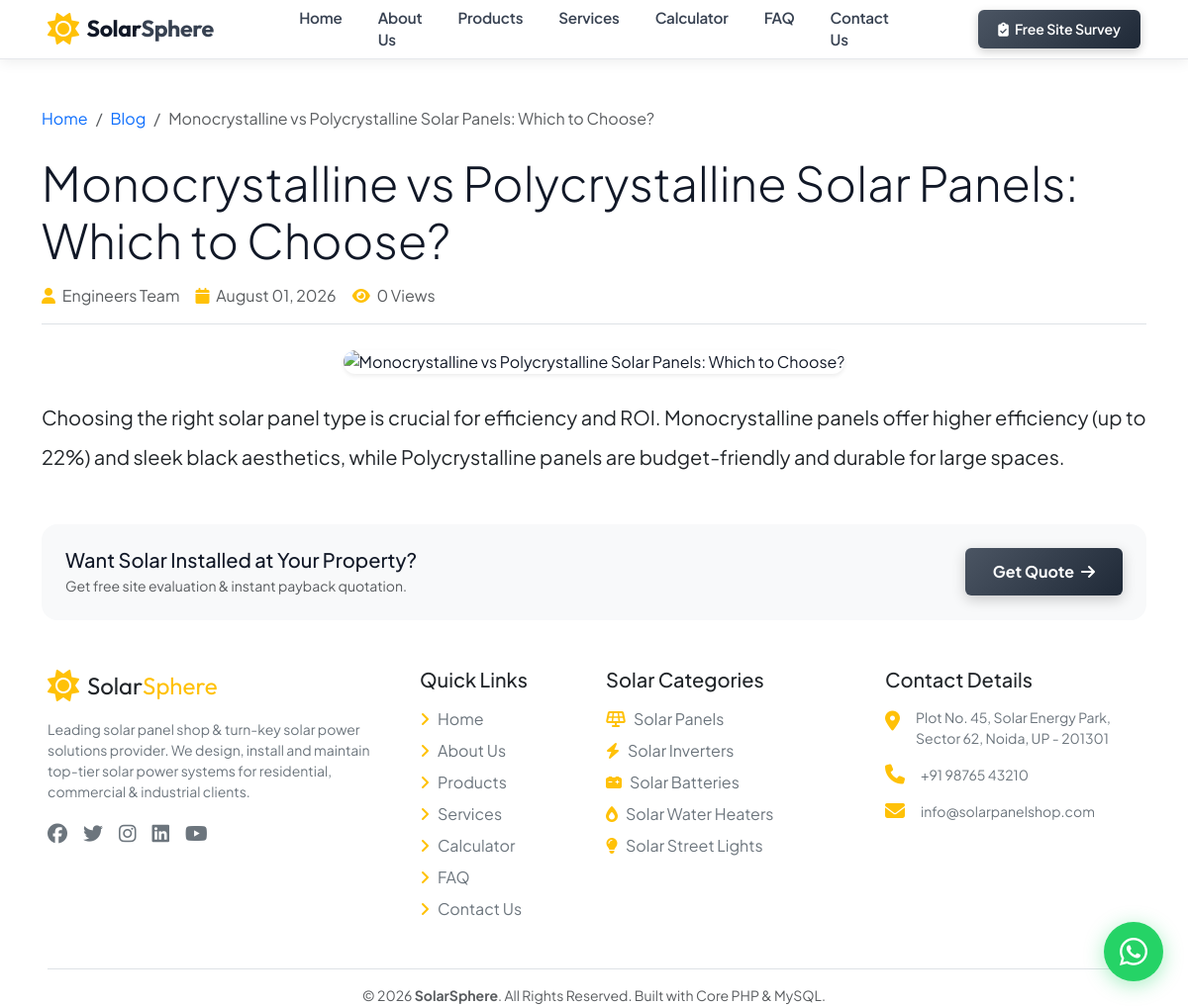
The page /blog-detail.php?slug=mono-vs-poly-solar-panels-comparison on the database its author committed.
### tables this page shows
CREATE TABLE IF NOT EXISTS `blogs` (
  `id` INT AUTO_INCREMENT PRIMARY KEY,
  `title` VARCHAR(255) NOT NULL,
  `slug` VARCHAR(255) NOT NULL UNIQUE,
  `author` VARCHAR(100) DEFAULT 'Solar Expert',
  `content` LONGTEXT NOT NULL,
  `summary` TEXT,
  `image` VARCHAR(255) DEFAULT 'default-blog.jpg',
  `views` INT DEFAULT 0,
  `created_at` TIMESTAMP DEFAULT CURRENT_TIMESTAMP
);

CREATE TABLE IF NOT EXISTS `site_settings` (
  `id` INT AUTO_INCREMENT PRIMARY KEY,
  `setting_key` VARCHAR(100) NOT NULL UNIQUE,
  `setting_value` TEXT NOT NULL
);

### includes/functions.php (called while the page is built, shortened)
<?php
function get_site_setting($key, $default = '') {
    try {
        $db = getDB();
        $stmt = $db->prepare("SELECT setting_value FROM site_settings WHERE setting_key = :key LIMIT 1");
        $stmt->execute([':key' => $key]);
        $result = $stmt->fetch();
        return $result ? $result['setting_value'] : $default;
    } catch (Exception $e) {
        return $default;
    }
}

### blog-detail.php (the view, shortened to what this page needs)
<?php
require_once __DIR__ . '/includes/header.php';
$slug = isset($_GET['slug']) ? sanitize($_GET['slug']) : '';
$db = getDB();
$blog = null;
try {
    $stmt = $db->prepare("SELECT * FROM blogs WHERE slug = :slug LIMIT 1");
    $stmt->execute([':slug' => $slug]);
    $blog = $stmt->fetch();
} catch (Exception $e) {}
?>
<section class="py-5">
    <div class="container max-w-900">
        <nav aria-label="breadcrumb" class="mb-4">
            <ol class="breadcrumb">
                <li class="breadcrumb-item"><a href="<?php echo SITE_URL; ?>/index.php">Home</a></li>
                <li class="breadcrumb-item"><a href="<?php echo SITE_URL; ?>/blog.php">Blog</a></li>
                <li class="breadcrumb-item active" aria-current="page"><?php echo htmlspecialchars($blog['title']); ?></li>
            </ol>
        </nav>
        <h1 class="font-weight-bold display-5 mb-3"><?php echo htmlspecialchars($blog['title']); ?></h1>
        <div class="d-flex align-items-center gap-3 text-muted mb-4 pb-3 border-bottom">
            <span><i class="fa-solid fa-user text-warning me-1"></i> <?php echo htmlspecialchars($blog['author']); ?></span>
            <span><i class="fa-solid fa-calendar text-warning me-1"></i> <?php echo date('F d, Y', strtotime($blog['created_at'])); ?></span>
            <span><i class="fa-solid fa-eye text-warning me-1"></i> <?php echo $blog['views']; ?> Views</span>
        </div>
        <div class="mb-4 text-center">
            <img src="<?php echo SITE_URL . '/assets/images/' . htmlspecialchars($blog['image']); ?>" class="img-fluid rounded-4 shadow-sm" alt="<?php echo htmlspecialchars($blog['title']); ?>" onerror="this.src='<?php echo SITE_URL; ?>/assets/images/blog-1.jpg'">
        </div>
        <div class="fs-5 lh-lg text-dark mb-5">
            <?php echo nl2br(htmlspecialchars($blog['content'])); ?>
        </div>
        <div class="p-4 bg-light rounded-4 d-flex justify-content-between align-items-center">
            <div>
                <h5 class="font-weight-bold mb-1">Want Solar Installed at Your Property?</h5>
                <p class="text-muted mb-0 small">Get free site evaluation &amp; instant payback quotation.</p>
            </div>
            <button class="btn btn-solar-primary" data-bs-toggle="modal" data-bs-target="#siteSurveyModal">Get Quote <i class="fa-solid fa-arrow-right ms-1"></i></button>
        </div>
    </div>
</section>
<?php require_once __DIR__ . '/includes/footer.php'; ?>

### includes/footer.php (shortened to what this page needs)
<?php
$address = get_site_setting('address', 'Plot No. 45, Solar Energy Park, Sector 62, Noida, UP');
$phone = get_site_setting('phone', '+91 98765 43210');
$email = get_site_setting('email', 'info@solarpanelshop.com');
?>
<footer class="footer-solar w-100 m-0">
    <div class="container-fluid px-4 px-lg-5">
        <div class="row g-4">
            <div class="col-lg-4 col-md-6">
                <div class="d-flex align-items-center gap-2 mb-3">
                    <i class="fa-solid fa-sun fs-2 text-warning"></i>
                    <span class="fs-4 font-weight-bold text-dark" style="font-family: 'Outfit', sans-serif;">Solar<span class="text-warning">Sphere</span></span>
                </div>
                <p class="text-secondary small lh-base mb-3">Leading solar panel shop &amp; turn-key solar power solutions provider. We design, install and maintain top-tier solar power systems for residential, commercial &amp; industrial clients.</p>
                <div class="d-flex gap-3 fs-5">
                    <a href="#" class="text-secondary hover-accent"><i class="fa-brands fa-facebook"></i></a>
                    <a href="#" class="text-secondary hover-accent"><i class="fa-brands fa-twitter"></i></a>
                    <a href="#" class="text-secondary hover-accent"><i class="fa-brands fa-instagram"></i></a>
                    <a href="#" class="text-secondary hover-accent"><i class="fa-brands fa-linkedin"></i></a>
                    <a href="#" class="text-secondary hover-accent"><i class="fa-brands fa-youtube"></i></a>
                </div>
            </div>
            <div class="col-lg-2 col-md-6">
                <h5 class="font-weight-bold text-dark mb-3">Quick Links</h5>
                <ul class="list-unstyled d-flex flex-column gap-2 mb-0">
                    <li><a href="<?php echo SITE_URL; ?>/index.php" class="text-secondary"><i class="fa-solid fa-angle-right me-2 text-warning"></i>Home</a></li>
                    <li><a href="<?php echo SITE_URL; ?>/about.php" class="text-secondary"><i class="fa-solid fa-angle-right me-2 text-warning"></i>About Us</a></li>
                    <li><a href="<?php echo SITE_URL; ?>/products.php" class="text-secondary"><i class="fa-solid fa-angle-right me-2 text-warning"></i>Products</a></li>
                    <li><a href="<?php echo SITE_URL; ?>/services.php" class="text-secondary"><i class="fa-solid fa-angle-right me-2 text-warning"></i>Services</a></li>
                    <li><a href="<?php echo SITE_URL; ?>/calculator.php" class="text-secondary"><i class="fa-solid fa-angle-right me-2 text-warning"></i>Calculator</a></li>
                    <li><a href="<?php echo SITE_URL; ?>/faq.php" class="text-secondary"><i class="fa-solid fa-angle-right me-2 text-warning"></i>FAQ</a></li>
                    <li><a href="<?php echo SITE_URL; ?>/contact.php" class="text-secondary"><i class="fa-solid fa-angle-right me-2 text-warning"></i>Contact Us</a></li>
                </ul>
            </div>
            <div class="col-lg-3 col-md-6">
                <h5 class="font-weight-bold text-dark mb-3">Solar Categories</h5>
                <ul class="list-unstyled d-flex flex-column gap-2 mb-0">
                    <li><a href="<?php echo SITE_URL; ?>/products.php?cat=solar-panels" class="text-secondary"><i class="fa-solid fa-solar-panel me-2 text-warning"></i>Solar Panels</a></li>
                    <li><a href="<?php echo SITE_URL; ?>/products.php?cat=solar-inverters" class="text-secondary"><i class="fa-solid fa-bolt me-2 text-warning"></i>Solar Inverters</a></li>
                    <li><a href="<?php echo SITE_URL; ?>/products.php?cat=solar-batteries" class="text-secondary"><i class="fa-solid fa-car-battery me-2 text-warning"></i>Solar Batteries</a></li>
                    <li><a href="<?php echo SITE_URL; ?>/products.php?cat=solar-water-heaters" class="text-secondary"><i class="fa-solid fa-fire-flame-simple me-2 text-warning"></i>Solar Water Heaters</a></li>
                    <li><a href="<?php echo SITE_URL; ?>/products.php?cat=solar-street-lights" class="text-secondary"><i class="fa-solid fa-lightbulb me-2 text-warning"></i>Solar Street Lights</a></li>
                </ul>
            </div>
            <div class="col-lg-3 col-md-6">
                <h5 class="font-weight-bold text-dark mb-3">Contact Details</h5>
                <ul class="list-unstyled d-flex flex-column gap-3 mb-0">
                    <li class="d-flex align-items-start gap-3">
                        <i class="fa-solid fa-location-dot text-warning fs-5 mt-1"></i>
                        <span class="text-secondary small"><?php echo htmlspecialchars($address); ?></span>
                    </li>
                    <li class="d-flex align-items-center gap-3">
                        <i class="fa-solid fa-phone text-warning fs-5"></i>
                        <a href="tel:<?php echo $phone; ?>" class="text-secondary small"><?php echo htmlspecialchars($phone); ?></a>
                    </li>
                    <li class="d-flex align-items-center gap-3">
                        <i class="fa-solid fa-envelope text-warning fs-5"></i>
                        <a href="mailto:<?php echo $email; ?>" class="text-secondary small"><?php echo htmlspecialchars($email); ?></a>
                    </li>
                </ul>
            </div>
        </div>
        <div class="footer-bottom text-center mt-5 pt-3 border-top">
            <p class="mb-0 text-muted small">&copy; <?php echo date('Y'); ?> <strong><?php echo SITE_NAME; ?></strong>. All Rights Reserved. Built with Core PHP &amp; MySQL.</p>
        </div>
    </div>
</footer>
</body>
</html>

### assets/css/style.css (style rules this page uses)
:root { --primary-color: #374151; --primary-hover: #1F2937; --accent-color: #6B7280; --accent-hover: #374151; --light-grey-bg: #F3F4F6; --bg-color: #FFFFFF; --text-color: #111827; --text-muted: #6B7280; --dark-grey: #1F2937; --dark-green-gradient: linear-gradient(135deg, #4B5563 0%, #1F2937 100%); --card-shadow: 0 10px 25px -5px rgba(0, 0, 0, 0.07), 0 8px 10px -6px rgba(0, 0, 0, 0.03); --card-hover-shadow: 0 20px 30px -10px rgba(0, 0, 0, 0.15), 0 12px 15px -8px rgba(0, 0, 0, 0.05); --border-radius: 16px; --transition-fast: all 0.3s ease; }
html, body { font-family: 'Plus Jakarta Sans', 'Poppins', sans-serif; background-color: var(--bg-color); color: var(--text-color); overflow-x: clip; padding-top: 0 !important; margin: 0 !important; }
a { text-decoration: none; transition: var(--transition-fast); }
.btn-solar-primary { background: linear-gradient(135deg, #4B5563 0%, #1F2937 100%); color: #ffffff; font-weight: 700; padding: 12px 28px; border-radius: 6px; border: none; box-shadow: 0 4px 14px rgba(0, 0, 0, 0.2); transition: var(--transition-fast); }
.btn, .btn.rounded-pill { border-radius: 6px !important; }

### rows shown on the page
blogs: title "Monocrystalline vs Polycrystalline Solar Panels: Which to Choose?", author "Engineers Team", created_at "August 01, 2026", views "0", content "Choosing the right solar panel type is crucial for efficiency and ROI. Monocrystalline panels offer higher efficiency (up to 22%) and sleek black aesthetics, while Polycrystalline panels are budget-friendly and durable for large spaces."
site_settings: setting_value "Plot No. 45, Solar Energy Park, Sector 62, Noida, UP - 201301"
site_settings: setting_value "+91 98765 43210"
site_settings: setting_value "info@solarpanelshop.com"

### other values the page prints
SITE_NAME "SolarSphere"
